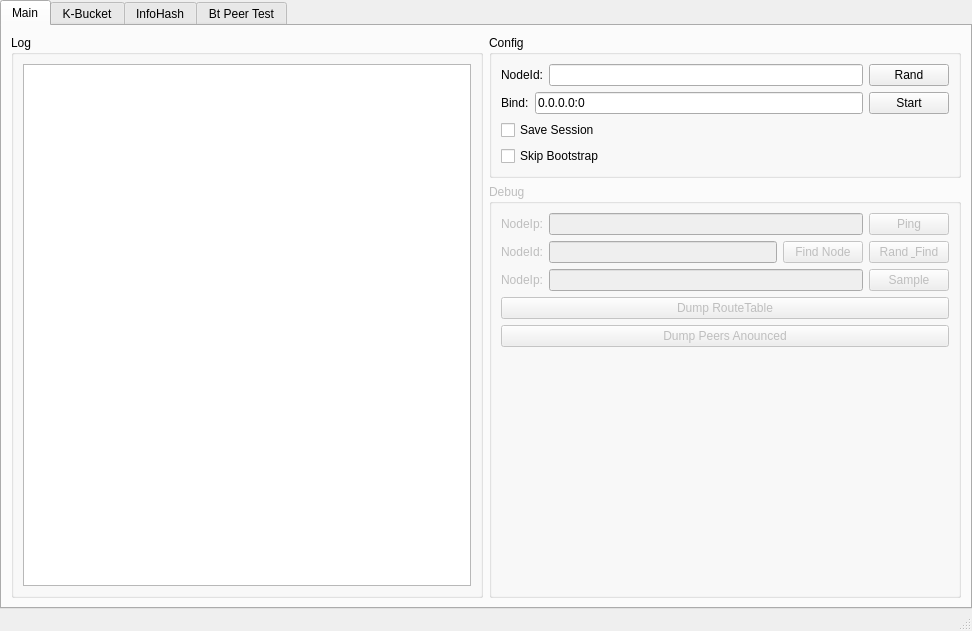
<?xml version="1.0" encoding="UTF-8"?>
<ui version="4.0">
 <class>MainWindow</class>
 <widget class="QMainWindow" name="MainWindow">
  <property name="geometry">
   <rect>
    <x>0</x>
    <y>0</y>
    <width>972</width>
    <height>631</height>
   </rect>
  </property>
  <property name="windowTitle">
   <string>DhtClient</string>
  </property>
  <widget class="QWidget" name="centralwidget">
   <layout class="QHBoxLayout" name="horizontalLayout">
    <property name="leftMargin">
     <number>0</number>
    </property>
    <property name="topMargin">
     <number>0</number>
    </property>
    <property name="rightMargin">
     <number>0</number>
    </property>
    <property name="bottomMargin">
     <number>0</number>
    </property>
    <item>
     <widget class="QTabWidget" name="tabWidget">
      <property name="currentIndex">
       <number>0</number>
      </property>
      <widget class="QWidget" name="tab">
       <attribute name="title">
        <string>Main</string>
       </attribute>
       <layout class="QGridLayout" name="gridLayout">
        <item row="0" column="0" rowspan="2">
         <widget class="QGroupBox" name="groupBox_3">
          <property name="title">
           <string>Log</string>
          </property>
          <layout class="QHBoxLayout" name="horizontalLayout_7">
           <item>
            <widget class="LogListWidget" name="logWidget">
             <property name="contextMenuPolicy">
              <enum>Qt::CustomContextMenu</enum>
             </property>
             <property name="editTriggers">
              <set>QAbstractItemView::NoEditTriggers</set>
             </property>
            </widget>
           </item>
          </layout>
         </widget>
        </item>
        <item row="0" column="1">
         <widget class="QGroupBox" name="groupBox_2">
          <property name="title">
           <string>Config</string>
          </property>
          <layout class="QVBoxLayout" name="verticalLayout_3">
           <item>
            <layout class="QHBoxLayout" name="horizontalLayout_4">
             <item>
              <widget class="QLabel" name="label">
               <property name="text">
                <string>NodeId:</string>
               </property>
              </widget>
             </item>
             <item>
              <widget class="QLineEdit" name="nodeIdEdit"/>
             </item>
             <item>
              <widget class="QPushButton" name="randButton">
               <property name="text">
                <string>Rand</string>
               </property>
              </widget>
             </item>
            </layout>
           </item>
           <item>
            <layout class="QHBoxLayout" name="horizontalLayout_5">
             <item>
              <widget class="QLabel" name="label_2">
               <property name="text">
                <string>Bind:</string>
               </property>
              </widget>
             </item>
             <item>
              <widget class="QLineEdit" name="bindEdit">
               <property name="text">
                <string>0.0.0.0:0</string>
               </property>
              </widget>
             </item>
             <item>
              <widget class="QPushButton" name="startButton">
               <property name="text">
                <string>Start</string>
               </property>
              </widget>
             </item>
            </layout>
           </item>
           <item>
            <widget class="QCheckBox" name="saveSessionBox">
             <property name="text">
              <string>Save Session</string>
             </property>
            </widget>
           </item>
           <item>
            <widget class="QCheckBox" name="skipBootstrapBox">
             <property name="text">
              <string>Skip Bootstrap</string>
             </property>
            </widget>
           </item>
          </layout>
         </widget>
        </item>
        <item row="1" column="1">
         <widget class="QGroupBox" name="groupBox">
          <property name="enabled">
           <bool>false</bool>
          </property>
          <property name="title">
           <string>Debug</string>
          </property>
          <layout class="QVBoxLayout" name="verticalLayout">
           <item>
            <layout class="QHBoxLayout" name="horizontalLayout_2">
             <item>
              <widget class="QLabel" name="label_3">
               <property name="text">
                <string>NodeIp:</string>
               </property>
              </widget>
             </item>
             <item>
              <widget class="QLineEdit" name="pingEdit"/>
             </item>
             <item>
              <widget class="QPushButton" name="pingButton">
               <property name="text">
                <string>Ping</string>
               </property>
              </widget>
             </item>
            </layout>
           </item>
           <item>
            <layout class="QHBoxLayout" name="horizontalLayout_3">
             <item>
              <widget class="QLabel" name="label_4">
               <property name="text">
                <string>NodeId:</string>
               </property>
              </widget>
             </item>
             <item>
              <widget class="QLineEdit" name="findNodeEdit"/>
             </item>
             <item>
              <widget class="QPushButton" name="findNodeButton">
               <property name="text">
                <string>Find Node</string>
               </property>
              </widget>
             </item>
             <item>
              <widget class="QPushButton" name="randFindNodeButton">
               <property name="text">
                <string>Rand &amp; Find</string>
               </property>
              </widget>
             </item>
            </layout>
           </item>
           <item>
            <layout class="QHBoxLayout" name="horizontalLayout_6">
             <item>
              <widget class="QLabel" name="label_6">
               <property name="text">
                <string>NodeIp:</string>
               </property>
              </widget>
             </item>
             <item>
              <widget class="QLineEdit" name="sampleEdit"/>
             </item>
             <item>
              <widget class="QPushButton" name="sampleButton">
               <property name="text">
                <string>Sample</string>
               </property>
              </widget>
             </item>
            </layout>
           </item>
           <item>
            <widget class="QPushButton" name="dumpRouteTableButton">
             <property name="text">
              <string>Dump RouteTable</string>
             </property>
            </widget>
           </item>
           <item>
            <widget class="QPushButton" name="dumpPeersButton">
             <property name="text">
              <string>Dump Peers Anounced</string>
             </property>
            </widget>
           </item>
           <item>
            <spacer name="verticalSpacer">
             <property name="orientation">
              <enum>Qt::Vertical</enum>
             </property>
             <property name="sizeHint" stdset="0">
              <size>
               <width>20</width>
               <height>40</height>
              </size>
             </property>
            </spacer>
           </item>
          </layout>
         </widget>
        </item>
       </layout>
      </widget>
      <widget class="QWidget" name="tab_2">
       <attribute name="title">
        <string>K-Bucket</string>
       </attribute>
       <widget class="QTreeWidget" name="treeWidget">
        <property name="geometry">
         <rect>
          <x>10</x>
          <y>10</y>
          <width>661</width>
          <height>531</height>
         </rect>
        </property>
        <property name="columnCount">
         <number>5</number>
        </property>
        <column>
         <property name="text">
          <string notr="true">1</string>
         </property>
        </column>
        <column>
         <property name="text">
          <string notr="true">2</string>
         </property>
        </column>
        <column>
         <property name="text">
          <string notr="true">3</string>
         </property>
        </column>
        <column>
         <property name="text">
          <string notr="true">4</string>
         </property>
        </column>
        <column>
         <property name="text">
          <string notr="true">5</string>
         </property>
        </column>
       </widget>
       <widget class="QPushButton" name="showBucketsButton">
        <property name="geometry">
         <rect>
          <x>840</x>
          <y>10</y>
          <width>93</width>
          <height>28</height>
         </rect>
        </property>
        <property name="text">
         <string>Show</string>
        </property>
       </widget>
      </widget>
      <widget class="QWidget" name="tab_3">
       <attribute name="title">
        <string>InfoHash</string>
       </attribute>
       <layout class="QVBoxLayout" name="verticalLayout_2">
        <item>
         <widget class="InfoHashListWidget" name="infoHashWidget">
          <property name="contextMenuPolicy">
           <enum>Qt::CustomContextMenu</enum>
          </property>
          <property name="editTriggers">
           <set>QAbstractItemView::NoEditTriggers</set>
          </property>
         </widget>
        </item>
       </layout>
      </widget>
      <widget class="QWidget" name="tab_4">
       <attribute name="title">
        <string>Bt Peer Test</string>
       </attribute>
       <widget class="QPushButton" name="btConnectButton">
        <property name="geometry">
         <rect>
          <x>760</x>
          <y>20</y>
          <width>75</width>
          <height>23</height>
         </rect>
        </property>
        <property name="text">
         <string>Connect</string>
        </property>
       </widget>
       <widget class="QLineEdit" name="btIpEdit">
        <property name="geometry">
         <rect>
          <x>160</x>
          <y>20</y>
          <width>113</width>
          <height>20</height>
         </rect>
        </property>
        <property name="text">
         <string/>
        </property>
       </widget>
       <widget class="QLineEdit" name="btHashEdit">
        <property name="geometry">
         <rect>
          <x>540</x>
          <y>20</y>
          <width>113</width>
          <height>20</height>
         </rect>
        </property>
       </widget>
       <widget class="QLabel" name="label_5">
        <property name="geometry">
         <rect>
          <x>60</x>
          <y>20</y>
          <width>54</width>
          <height>12</height>
         </rect>
        </property>
        <property name="text">
         <string>Ip:</string>
        </property>
       </widget>
       <widget class="QLabel" name="label_7">
        <property name="geometry">
         <rect>
          <x>433</x>
          <y>20</y>
          <width>81</width>
          <height>20</height>
         </rect>
        </property>
        <property name="text">
         <string>InfoHash:</string>
        </property>
       </widget>
      </widget>
     </widget>
    </item>
   </layout>
  </widget>
  <widget class="QMenuBar" name="menubar">
   <property name="geometry">
    <rect>
     <x>0</x>
     <y>0</y>
     <width>972</width>
     <height>21</height>
    </rect>
   </property>
  </widget>
  <widget class="QStatusBar" name="statusbar"/>
 </widget>
 <customwidgets>
  <customwidget>
   <class>InfoHashListWidget</class>
   <extends>QListWidget</extends>
   <header>ui/widgets/info_hash_list_widget.hpp</header>
  </customwidget>
  <customwidget>
   <class>LogListWidget</class>
   <extends>QListWidget</extends>
   <header>ui/widgets/log_list_widget.hpp</header>
  </customwidget>
 </customwidgets>
 <resources/>
 <connections/>
</ui>
